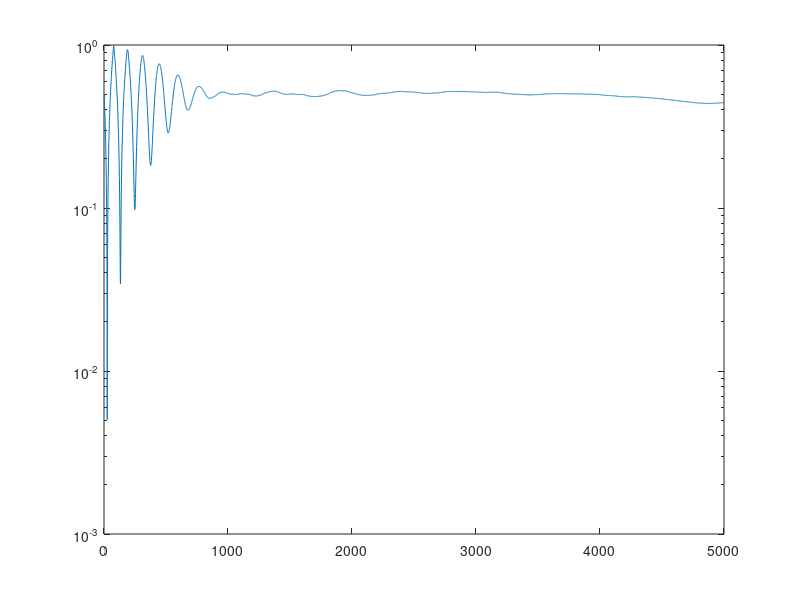

This figure's MATLAB source: (Note: this script raises an error after producing the figure.)
dt = 2e-2;
Nstep = 5000;
Nreal = 1000;
x_min = 0;
x_max = 1;
X = zeros(Nstep,Nreal);
V = zeros(Nstep,Nreal);

%gamma = 0.01; %ballistic - uniform
gamma = 0.04; %non trivial - fractal
%gamma = 1; %trivial - atomic
X(1,:) = 0.5;
V(1,:) = -1;
W = sqrt(dt)*randn(Nstep,Nreal);
for it = 2:Nstep
    X(it,:) = X(it-1,:)+dt*V(it-1,:);
    V(it,:) = V(it-1,:)-gamma*dt*V(it-1,:)+gamma*X(it-1,:).*W(it-1,:);
    I = find(X(it,:)>x_max);
    %X(it,I) = x_min + X(it,I) - x_max; % ciercle
    X(it,I) = 2*x_max - X(it,I);
    V(it,I) = -V(it,I);
    I = find(X(it,:)<x_min);
    %X(it,I) = x_max + X(it,I) - x_min;  % ciercle
    X(it,I) = 2*x_min - X(it,I);
    V(it,I) = -V(it,I);
end
%%
figure(1)
clf
semilogy(mean(abs(X),2))
%figure(2)
%ttherm = 20000;
%Xstat = X(ttherm:end,:);
%[h,b] = histcounts(abs(Xstat(:)),100,'Normalization','pdf');
%loglog(.5*(b(2:end)+b(1:end-1)),h)
%ylim([1e-1,10])


%% save to file
Y = X;
save('/home/morsoni/dataset/evol1D/tracer.mat','Y');
clear Y;
%% save to csv
csvwrite('/home/morsoni/dataset/evol1D/input/x.csv', X);
csvwrite('/home/morsoni/dataset/evol1D/input/v.csv', V);
csvwrite('/home/morsoni/dataset/evol1D/input/w.csv', W);




